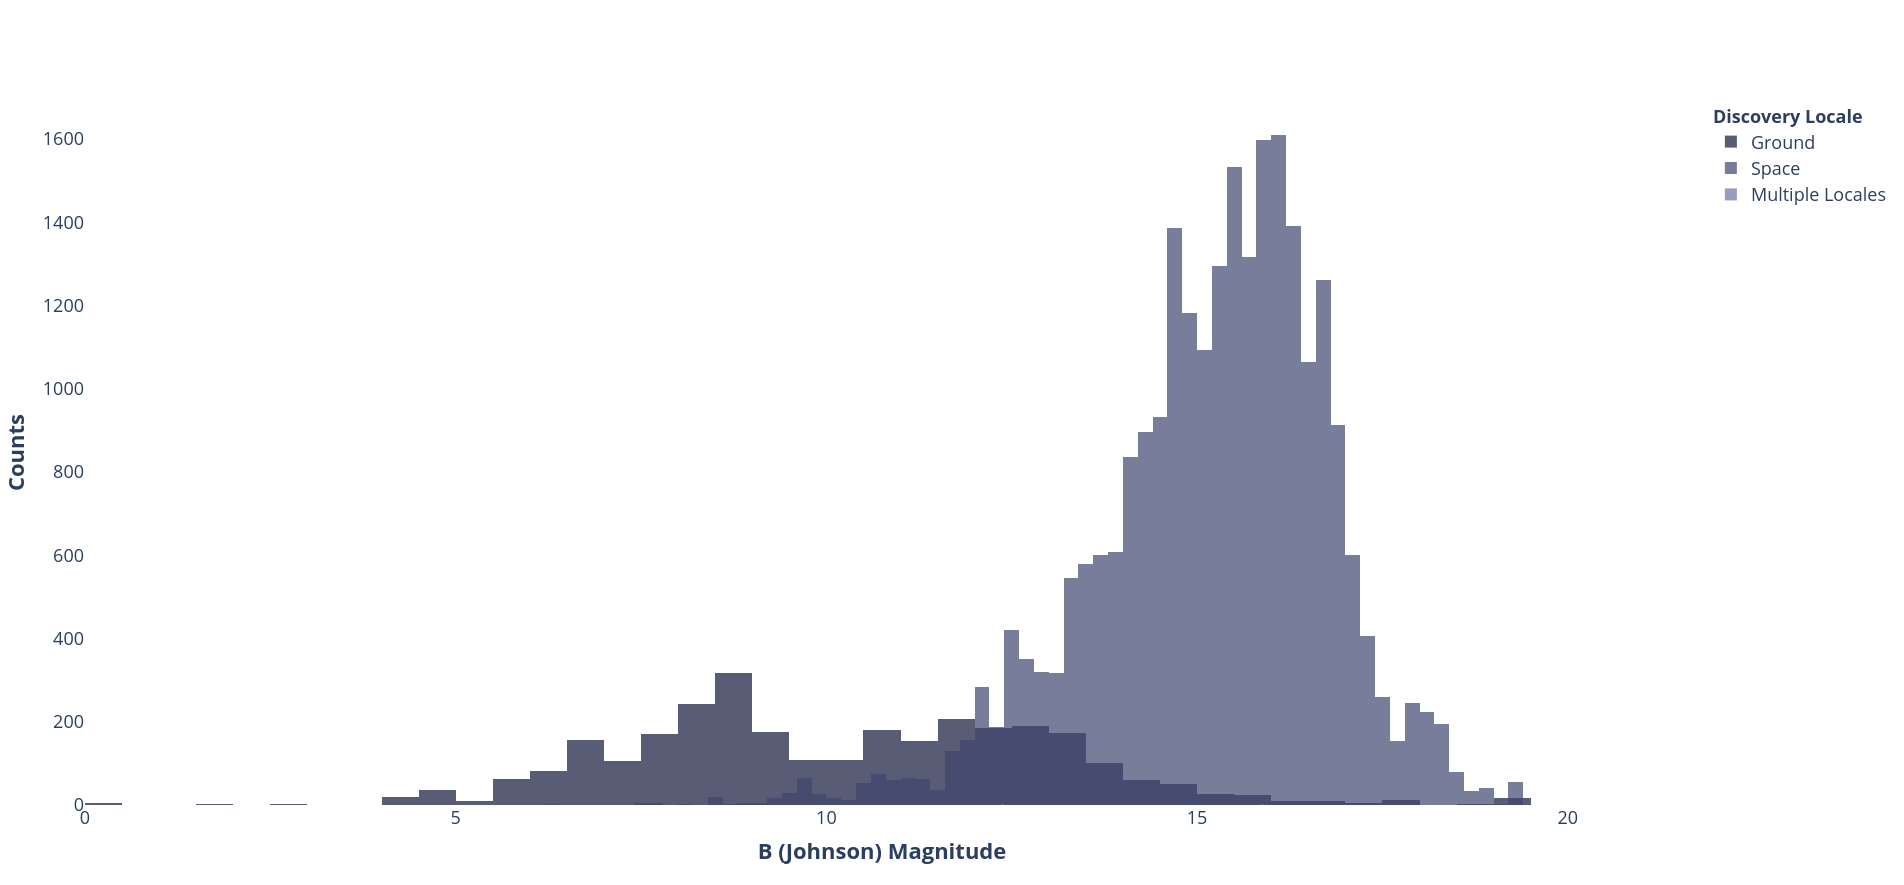

The script that drew this image:
# Paths:
path_data = "data/"

# Packages:
import numpy as np
import pandas as pd
import plotly.graph_objects as go
from matplotlib.colors import LinearSegmentedColormap, to_hex

# Display options:
pd.set_option("display.width", 1200)
pd.set_option("display.max_columns", 300)
pd.set_option("display.max_rows", 300)

# Dataset:
df = pd.read_csv(path_data + "nasa_exoplanets.csv")
df_varnames = pd.read_csv(path_data + "nasa_exoplanets_var_names.csv")

# Variables:
x_var = "sy_bmag"
x_var_name = df_varnames.loc[(df_varnames["var"] == x_var), ["var_name"]].values[0][0]
color_var = "disc_locale"
color_var_name = df_varnames.loc[(df_varnames["var"] == color_var), ["var_name"]].values[0][0]

# Adapt the data:
df_plot = df[[x_var, color_var]]

# Plot:
lvls = df_plot[color_var].unique()
n_levels = len(lvls)
cmap = LinearSegmentedColormap.from_list("my_palette", ["#111539", "#97A1D9"])
my_palette = [to_hex(j) for j in  [cmap(i/n_levels) for i in np.array(range(n_levels))]]

fig = go.Figure(
    data = []
)
for l, lvl in enumerate(lvls):
    df_lvl = df_plot.loc[df_plot[color_var] == lvl, ]
    fig.add_trace(
        go.Histogram(
            x = df_lvl[x_var],
            histfunc = "count",
            nbinsx = 100,
            marker_color = my_palette[l],
            opacity = 0.7,
            name = lvl,
            hovertemplate = "<b>Counts: %{y:,}<br>" + 
                            x_var_name + ": %{x:,}<br>" +
                            color_var_name + ":" + lvl + "</b><extra></extra>"
        )
)
fig.update_layout(
    barmode = "overlay",
    xaxis_title = "<b>" + x_var_name + "</b>" ,
    yaxis_title = "<b>Counts</b>",
    font = dict(
        size = 18
    ),
    showlegend = True,
    legend_title_text = "<b>" + color_var_name + "</b>",
    plot_bgcolor = "white",
    hoverlabel = dict(
        font_size = 18,
        font_family = "Rockwell"
    )
)
fig.show()
